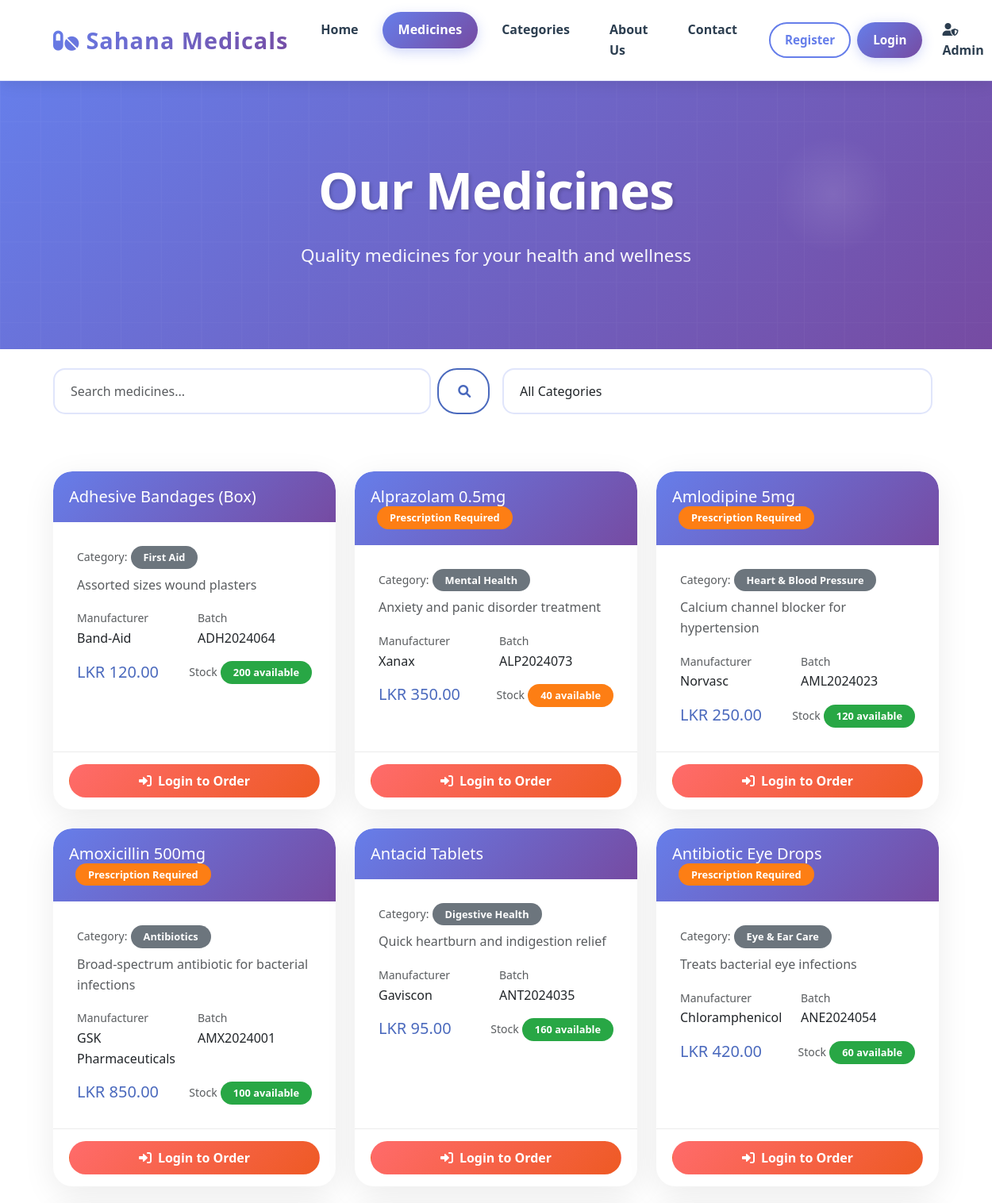
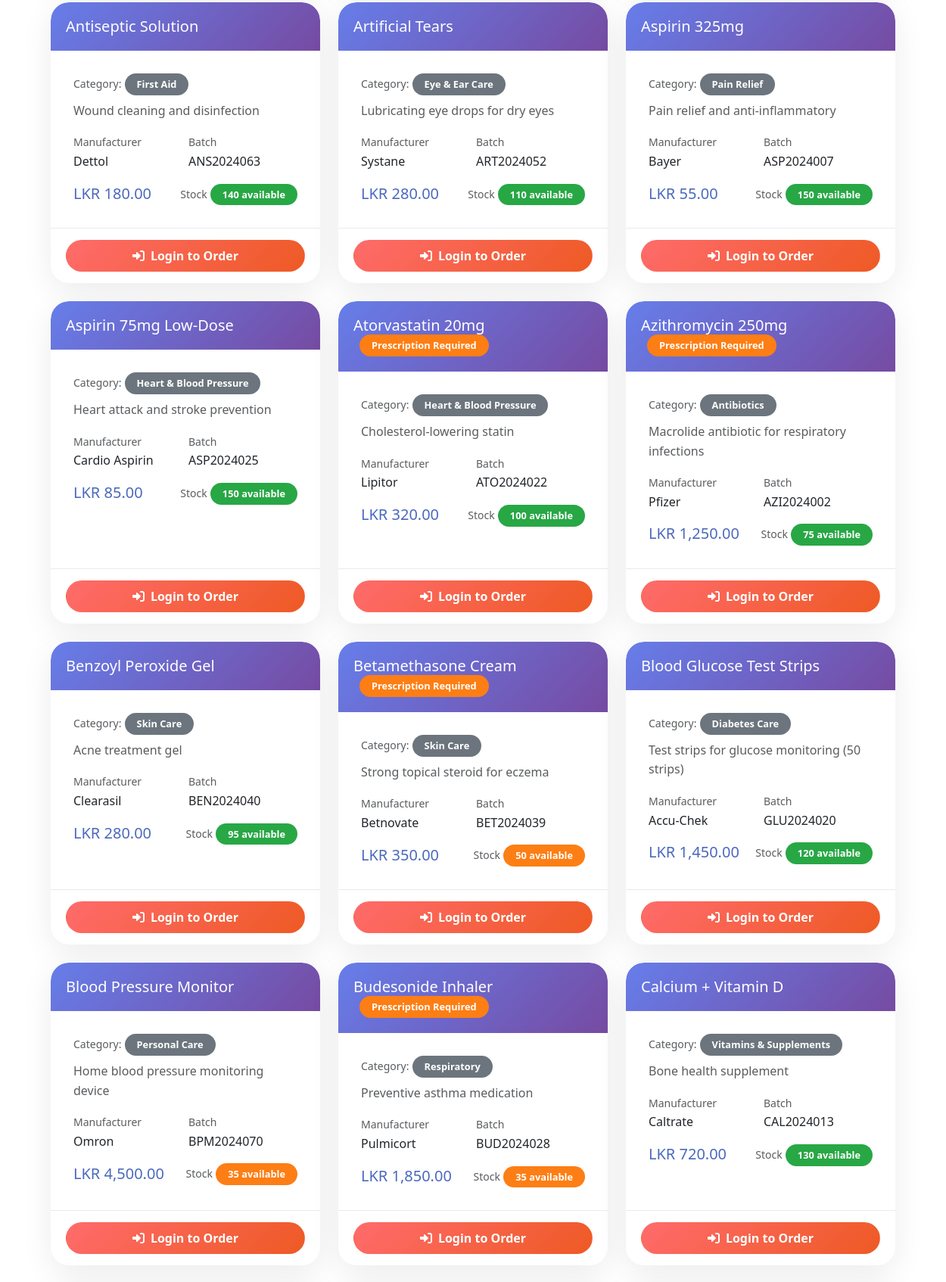
/medicines.php (upper part), run on the app's committed database (2 pictures, top to bottom).
### tables this page shows
CREATE TABLE IF NOT EXISTS medicines (
    id INT AUTO_INCREMENT PRIMARY KEY,
    name VARCHAR(200) NOT NULL,
    description TEXT,
    category_id INT,
    manufacturer VARCHAR(200),
    price DECIMAL(10, 2) NOT NULL,
    quantity INT NOT NULL DEFAULT 0,
    expiry_date DATE,
    batch_number VARCHAR(100),
    prescription_required BOOLEAN DEFAULT FALSE,
    status ENUM('active', 'inactive', 'discontinued') DEFAULT 'active',
    image_url VARCHAR(500),
    created_at TIMESTAMP DEFAULT CURRENT_TIMESTAMP,
    updated_at TIMESTAMP DEFAULT CURRENT_TIMESTAMP ON UPDATE CURRENT_TIMESTAMP,
    FOREIGN KEY (category_id) REFERENCES categories(id) ON DELETE SET NULL
);

CREATE TABLE IF NOT EXISTS categories (
    id INT AUTO_INCREMENT PRIMARY KEY,
    name VARCHAR(100) NOT NULL UNIQUE,
    description TEXT,
    status ENUM('active', 'inactive') DEFAULT 'active',
    created_at TIMESTAMP DEFAULT CURRENT_TIMESTAMP,
    updated_at TIMESTAMP DEFAULT CURRENT_TIMESTAMP ON UPDATE CURRENT_TIMESTAMP
);

### config/functions.php (called while the page is built, shortened)
<?php
function formatPrice($amount) {
    return 'LKR ' . number_format($amount, 2);
}
?>

### medicines.php (the view, shortened to what this page needs)
<?php
include 'config/database.php';
include 'config/functions.php';
$search = $_GET['search'] ?? '';
$where_conditions = ['m.status = "active"'];
$params = [];
$where_clause = 'WHERE ' . implode(' AND ', $where_conditions);
$stmt = $pdo->prepare("
    SELECT m.*, c.name as category_name
    FROM medicines m
    LEFT JOIN categories c ON m.category_id = c.id
    $where_clause
    ORDER BY m.name ASC
");
$stmt->execute($params);
$medicines = $stmt->fetchAll();
?>
<!DOCTYPE html>
<html lang="en">
<head>
    <link href="https://cdn.jsdelivr.net/npm/bootstrap@5.3.0/dist/css/bootstrap.min.css" rel="stylesheet">
    <link href="https://cdnjs.cloudflare.com/ajax/libs/font-awesome/6.0.0/css/all.min.css" rel="stylesheet">
    <link href="assets/css/style.css" rel="stylesheet">
</head>
<body>
    <nav class="navbar navbar-expand-lg navbar-light fixed-top">
        <div class="container">
            <a class="navbar-brand fw-bold" href="index.php">
                <i class="fas fa-pills me-2"></i>Sahana Medicals
            </a>
            <div class="collapse navbar-collapse" id="navbarNav">
                <ul class="navbar-nav me-auto">
                    <li class="nav-item">
                        <a class="nav-link" href="index.php">Home</a>
                    </li>
                    <li class="nav-item">
                        <a class="nav-link active" href="medicines.php">Medicines</a>
                    </li>
                    <li class="nav-item">
                        <a class="nav-link" href="categories.php">Categories</a>
                    </li>
                    <li class="nav-item">
                        <a class="nav-link" href="about.php">About Us</a>
                    </li>
                    <li class="nav-item">
                        <a class="nav-link" href="contact.php">Contact</a>
                    </li>
                </ul>
                <ul class="navbar-nav">
                    <?php if (isset($_SESSION['user_logged_in']) && $_SESSION['user_logged_in'] === true): ?>
                        <li class="nav-item">
                            <a class="nav-link position-relative" href="cart.php">
                                <i class="fas fa-shopping-cart"></i>
                                <?php
                                $cart_count = isset($_SESSION['cart']) ? array_sum(array_column($_SESSION['cart'], 'quantity')) : 0;
                                if ($cart_count > 0):
                                ?>
                                    <span class="position-absolute top-0 start-100 translate-middle badge rounded-pill bg-danger">
                                        <?php echo $cart_count; ?>
                                    </span>
                                <?php endif; ?>
                            </a>
                        </li>
                        <li class="nav-item dropdown">
                            <a class="nav-link dropdown-toggle" href="#" id="userDropdown" role="button" data-bs-toggle="dropdown">
                                <i class="fas fa-user me-1"></i><?php echo htmlspecialchars($_SESSION['user_name']); ?>
                            </a>
                            <ul class="dropdown-menu">
                                <li><a class="dropdown-item" href="profile.php"><i class="fas fa-user me-2"></i>My Profile</a></li>
                                <li><a class="dropdown-item" href="my_orders.php"><i class="fas fa-shopping-cart me-2"></i>My Orders</a></li>
                                <li><a class="dropdown-item" href="submit_prescription.php"><i class="fas fa-prescription me-2"></i>Submit Prescription</a></li>
                                <li><a class="dropdown-item" href="my_prescriptions.php"><i class="fas fa-clipboard-list me-2"></i>My Prescriptions</a></li>
                                <li><hr class="dropdown-divider"></li>
                                <li><a class="dropdown-item" href="logout.php"><i class="fas fa-sign-out-alt me-2"></i>Logout</a></li>
                            </ul>
                        </li>
                    <?php else: ?>
                        <li class="nav-item auth-buttons-group">
                            <a class="nav-link auth-btn-secondary" href="auth.php?mode=register">Register</a>
                            <a class="nav-link auth-btn" href="auth.php?mode=login">Login</a>
                        </li>
                    <?php endif; ?>
                    <li class="nav-item">
                        <a class="nav-link" href="admin/login.php"><i class="fas fa-user-shield me-1"></i>Admin</a>
                    </li>
                </ul>
            </div>
        </div>
    </nav>
    <section class="page-header">
        <div class="container">
            <h1>Our Medicines</h1>
            <p>Quality medicines for your health and wellness</p>
        </div>
    </section>
    <section class="py-4 bg-white">
        <div class="container">
            <div class="row g-3">
                <div class="col-md-6">
                    <form method="GET" class="d-flex">
                        <input type="text" class="form-control me-2" name="search" placeholder="Search medicines..." value="<?php echo htmlspecialchars($search); ?>">
                        <button type="submit" class="btn btn-outline-primary">
                            <i class="fas fa-search"></i>
                        </button>
                    </form>
                </div>
                <div class="col-md-6">
                    <form method="GET" class="d-flex">
                        <select class="form-select me-2" name="category" onchange="this.form.submit()">
                            <option value="">All Categories</option>
                        </select>
                    </form>
                </div>
            </div>
        </div>
    </section>
    <section class="py-5">
        <div class="container">
            <div class="row g-4">
                <?php foreach ($medicines as $medicine): ?>
                <div class="col-lg-4 col-md-6">
                    <div class="card h-100">
                        <div class="card-header">
                            <h5 class="mb-0">
                                <?php echo htmlspecialchars($medicine['name']); ?>
                                <?php if ($medicine['prescription_required']): ?>
                                    <span class="badge bg-warning ms-2">Prescription Required</span>
                                <?php endif; ?>
                            </h5>
                        </div>
                        <div class="card-body">
                            <div class="mb-2">
                                <small class="text-muted">Category:</small>
                                <span class="badge bg-secondary"><?php echo htmlspecialchars($medicine['category_name'] ?? 'Uncategorized'); ?></span>
                            </div>
                            <p class="card-text text-muted">
                                <?php echo htmlspecialchars($medicine['description']); ?>
                            </p>
                            <div class="row g-2 mb-3">
                                <div class="col-6">
                                    <small class="text-muted">Manufacturer</small>
                                    <div class="fw-medium"><?php echo htmlspecialchars($medicine['manufacturer']); ?></div>
                                </div>
                                <div class="col-6">
                                    <small class="text-muted">Batch</small>
                                    <div class="fw-medium"><?php echo htmlspecialchars($medicine['batch_number']); ?></div>
                                </div>
                            </div>
                            <div class="d-flex justify-content-between align-items-center">
                                <div>
                                    <span class="h5 text-primary mb-0"><?php echo formatPrice($medicine['price']); ?></span>
                                </div>
                                <div class="text-end">
                                    <small class="text-muted">Stock</small>
                                    <div class="badge bg-<?php echo $medicine['quantity'] <= 10 ? 'danger' : ($medicine['quantity'] <= 50 ? 'warning' : 'success'); ?>">
                                        <?php echo $medicine['quantity']; ?> available
                                    </div>
                                </div>
                            </div>
                        </div>
                        <div class="card-footer bg-transparent">
                            <div class="d-grid">
                                <?php if ($medicine['quantity'] > 0): ?>
                                    <?php if (isset($_SESSION['user_logged_in']) && $_SESSION['user_logged_in'] === true): ?>
                                        <form method="POST" action="add_to_cart.php" class="d-flex gap-2">
                                            <input type="hidden" name="medicine_id" value="<?php echo $medicine['id']; ?>">
                                            <input type="number" name="quantity" value="1" min="1" max="<?php echo $medicine['quantity']; ?>" class="form-control w-80">
                                            <button type="submit" class="btn btn-primary-hero flex-grow-1">
                                                <i class="fas fa-shopping-cart me-2"></i>Add to Cart
                                            </button>
                                        </form>
                                    <?php else: ?>
                                        <a href="auth.php?mode=login&redirect=medicines.php" class="btn btn-primary-hero">
                                            <i class="fas fa-sign-in-alt me-2"></i>Login to Order
                                        </a>
                                    <?php endif; ?>
                                <?php else: ?>
                                    <button class="btn btn-secondary" disabled>
                                        <i class="fas fa-times-circle me-2"></i>Out of Stock
                                    </button>
                                <?php endif; ?>
                            </div>
                        </div>
                    </div>
                </div>
                <?php endforeach; ?>
            </div>
        </div>
    </section>
</body>
</html>

### data on the page
medicines: name "Adhesive Bandages (Box)", category.name "First Aid", description "Assorted sizes wound plasters", manufacturer "Band-Aid", batch_number "ADH2024064", price "LKR 120.00", quantity "200", shows "Login to Order"
medicines: name "Alprazolam 0.5mg", prescription_required "Prescription Required", category.name "Mental Health", description "Anxiety and panic disorder treatment", manufacturer "Xanax", batch_number "ALP2024073", price "LKR 350.00", quantity "40", shows "Login to Order"
medicines: name "Amlodipine 5mg", prescription_required "Prescription Required", category.name "Heart & Blood Pressure", description "Calcium channel blocker for hypertension", manufacturer "Norvasc", batch_number "AML2024023", price "LKR 250.00", quantity "120", shows "Login to Order"
medicines: name "Amoxicillin 500mg", prescription_required "Prescription Required", category.name "Antibiotics", description "Broad-spectrum antibiotic for bacterial infections", manufacturer "GSK Pharmaceuticals", batch_number "AMX2024001", price "LKR 850.00", quantity "100", shows "Login to Order"
medicines: name "Antacid Tablets", category.name "Digestive Health", description "Quick heartburn and indigestion relief", manufacturer "Gaviscon", batch_number "ANT2024035", price "LKR 95.00", quantity "160", shows "Login to Order"
medicines: name "Antibiotic Eye Drops", prescription_required "Prescription Required", category.name "Eye & Ear Care", description "Treats bacterial eye infections", manufacturer "Chloramphenicol", batch_number "ANE2024054", price "LKR 420.00", quantity "60", shows "Login to Order"
medicines: name "Antiseptic Solution", category.name "First Aid", description "Wound cleaning and disinfection", manufacturer "Dettol", batch_number "ANS2024063", price "LKR 180.00", quantity "140", shows "Login to Order"
medicines: name "Artificial Tears", category.name "Eye & Ear Care", description "Lubricating eye drops for dry eyes", manufacturer "Systane", batch_number "ART2024052", price "LKR 280.00", quantity "110", shows "Login to Order"
medicines: name "Aspirin 325mg", category.name "Pain Relief", description "Pain relief and anti-inflammatory", manufacturer "Bayer", batch_number "ASP2024007", price "LKR 55.00", quantity "150", shows "Login to Order"
medicines: name "Aspirin 75mg Low-Dose", category.name "Heart & Blood Pressure", description "Heart attack and stroke prevention", manufacturer "Cardio Aspirin", batch_number "ASP2024025", price "LKR 85.00", quantity "150", shows "Login to Order"
medicines: name "Atorvastatin 20mg", prescription_required "Prescription Required", category.name "Heart & Blood Pressure", description "Cholesterol-lowering statin", manufacturer "Lipitor", batch_number "ATO2024022", price "LKR 320.00", quantity "100", shows "Login to Order"
medicines: name "Azithromycin 250mg", prescription_required "Prescription Required", category.name "Antibiotics", description "Macrolide antibiotic for respiratory infections", manufacturer "Pfizer", batch_number "AZI2024002", price "LKR 1,250.00", quantity "75", shows "Login to Order"
medicines: name "Benzoyl Peroxide Gel", category.name "Skin Care", description "Acne treatment gel", manufacturer "Clearasil", batch_number "BEN2024040", price "LKR 280.00", quantity "95", shows "Login to Order"
medicines: name "Betamethasone Cream", prescription_required "Prescription Required", category.name "Skin Care", description "Strong topical steroid for eczema", manufacturer "Betnovate", batch_number "BET2024039", price "LKR 350.00", quantity "50", shows "Login to Order"
medicines: name "Blood Glucose Test Strips", category.name "Diabetes Care", description "Test strips for glucose monitoring (50 strips)", manufacturer "Accu-Chek", batch_number "GLU2024020", price "LKR 1,450.00", quantity "120", shows "Login to Order"
medicines: name "Blood Pressure Monitor", category.name "Personal Care", description "Home blood pressure monitoring device", manufacturer "Omron", batch_number "BPM2024070", price "LKR 4,500.00", quantity "35", shows "Login to Order"
medicines: name "Budesonide Inhaler", prescription_required "Prescription Required", category.name "Respiratory", description "Preventive asthma medication", manufacturer "Pulmicort", batch_number "BUD2024028", price "LKR 1,850.00", quantity "35", shows "Login to Order"
medicines: name "Calcium + Vitamin D", category.name "Vitamins & Supplements", description "Bone health supplement", manufacturer "Caltrate", batch_number "CAL2024013", price "LKR 720.00", quantity "130", shows "Login to Order"
